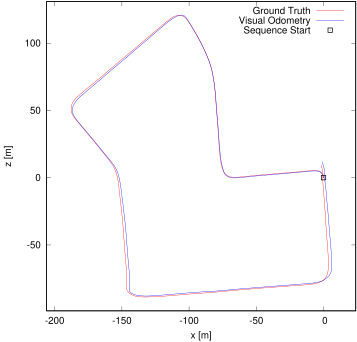

Source code (gnuplot):
set term postscript eps enhanced color
set output "07.eps"
set size ratio -1
set xrange [-206:24]
set yrange [-99:131]
set xlabel "x [m]"
set ylabel "z [m]"
plot "07.txt" using 1:2 lc rgb "#FF0000" title 'Ground Truth' w lines,"07.txt" using 3:4 lc rgb "#0000FF" title 'Visual Odometry' w lines,"< head -1 07.txt" using 1:2 lc rgb "#000000" pt 4 ps 1 lw 2 title 'Sequence Start' w points
